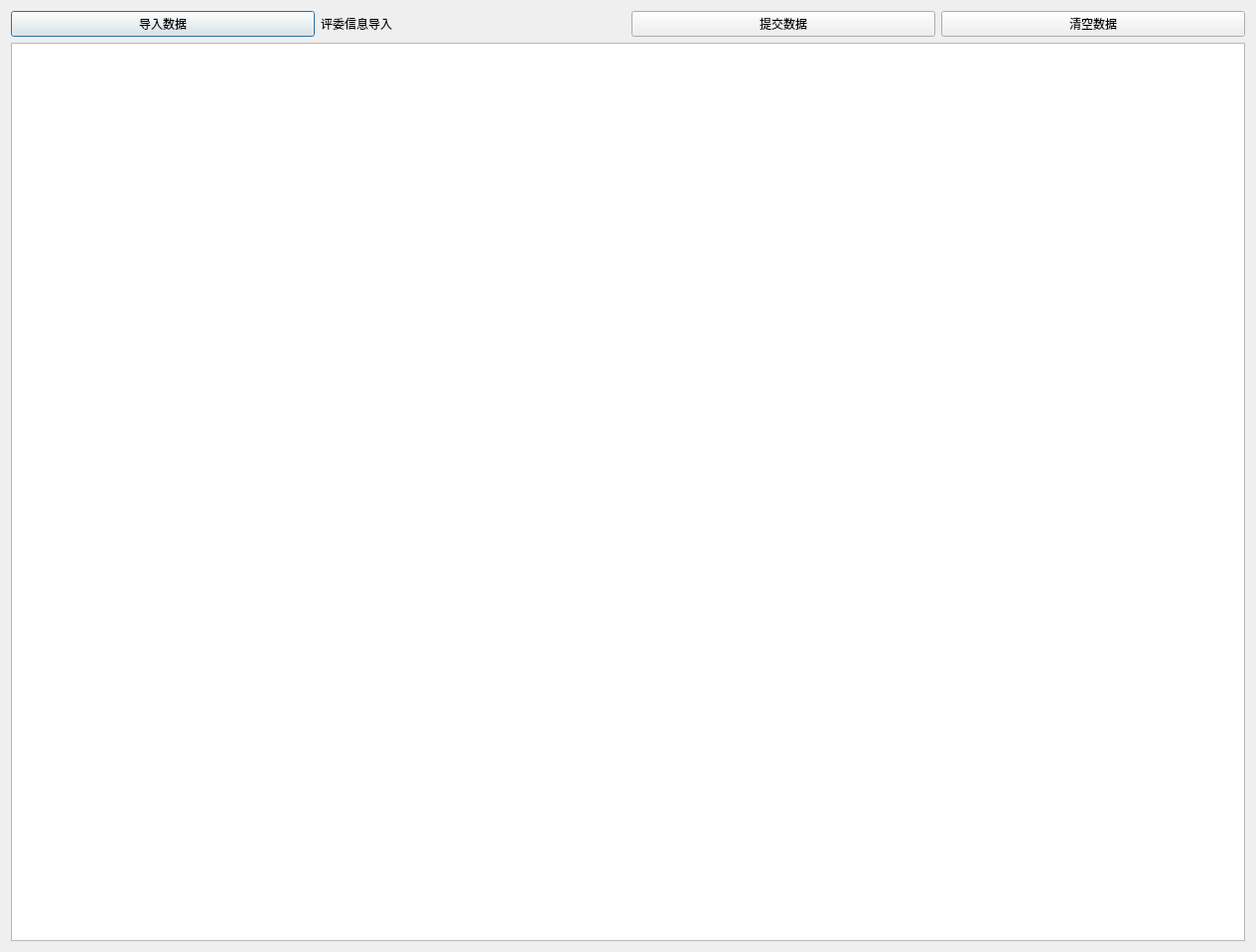
<?xml version="1.0" encoding="UTF-8"?>
<ui version="4.0">
 <class>Judges</class>
 <widget class="QDialog" name="Judges">
  <property name="geometry">
   <rect>
    <x>0</x>
    <y>0</y>
    <width>1265</width>
    <height>959</height>
   </rect>
  </property>
  <property name="windowTitle">
   <string>Dialog</string>
  </property>
  <layout class="QVBoxLayout" name="verticalLayout">
   <item>
    <layout class="QHBoxLayout" name="horizontalLayout">
     <item>
      <widget class="QPushButton" name="importDataBtn">
       <property name="text">
        <string>导入数据</string>
       </property>
      </widget>
     </item>
     <item>
      <widget class="QLabel" name="label">
       <property name="styleSheet">
        <string notr="true">font: 20pt &quot;Agency FB&quot;;</string>
       </property>
       <property name="text">
        <string>评委信息导入</string>
       </property>
      </widget>
     </item>
     <item>
      <widget class="QPushButton" name="pushButton_2">
       <property name="text">
        <string>提交数据</string>
       </property>
      </widget>
     </item>
     <item>
      <widget class="QPushButton" name="pushButton_3">
       <property name="text">
        <string>清空数据</string>
       </property>
      </widget>
     </item>
    </layout>
   </item>
   <item>
    <layout class="QHBoxLayout" name="horizontalLayout_2">
     <item>
      <widget class="QTableView" name="tableView"/>
     </item>
    </layout>
   </item>
  </layout>
 </widget>
 <resources/>
 <connections>
  <connection>
   <sender>importDataBtn</sender>
   <signal>clicked()</signal>
   <receiver>Judges</receiver>
   <slot>onImportDataBtnClicked()</slot>
   <hints>
    <hint type="sourcelabel">
     <x>121</x>
     <y>45</y>
    </hint>
    <hint type="destinationlabel">
     <x>112</x>
     <y>7</y>
    </hint>
   </hints>
  </connection>
  <connection>
   <sender>pushButton_2</sender>
   <signal>clicked()</signal>
   <receiver>Judges</receiver>
   <slot>onAddSqLiteClicked()</slot>
   <hints>
    <hint type="sourcelabel">
     <x>647</x>
     <y>31</y>
    </hint>
    <hint type="destinationlabel">
     <x>650</x>
     <y>0</y>
    </hint>
   </hints>
  </connection>
  <connection>
   <sender>pushButton_3</sender>
   <signal>clicked()</signal>
   <receiver>Judges</receiver>
   <slot>onDeleteAllProfessorSqLiteClicked()</slot>
   <hints>
    <hint type="sourcelabel">
     <x>1252</x>
     <y>45</y>
    </hint>
    <hint type="destinationlabel">
     <x>896</x>
     <y>64</y>
    </hint>
   </hints>
  </connection>
 </connections>
 <slots>
  <slot>onImportDataBtnClicked()</slot>
  <slot>onAddSqLiteClicked()</slot>
  <slot>onDeleteAllProfessorSqLiteClicked()</slot>
 </slots>
</ui>
